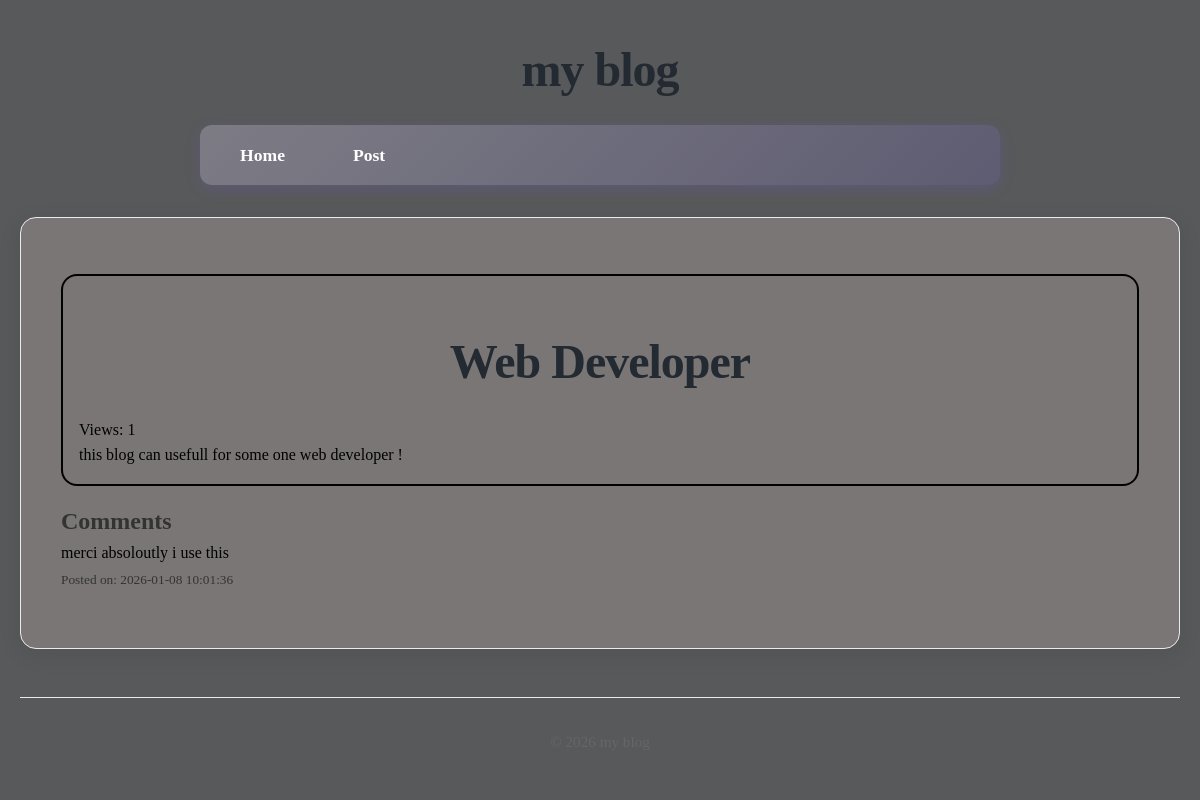
Page /post/3 on the earlier database version.
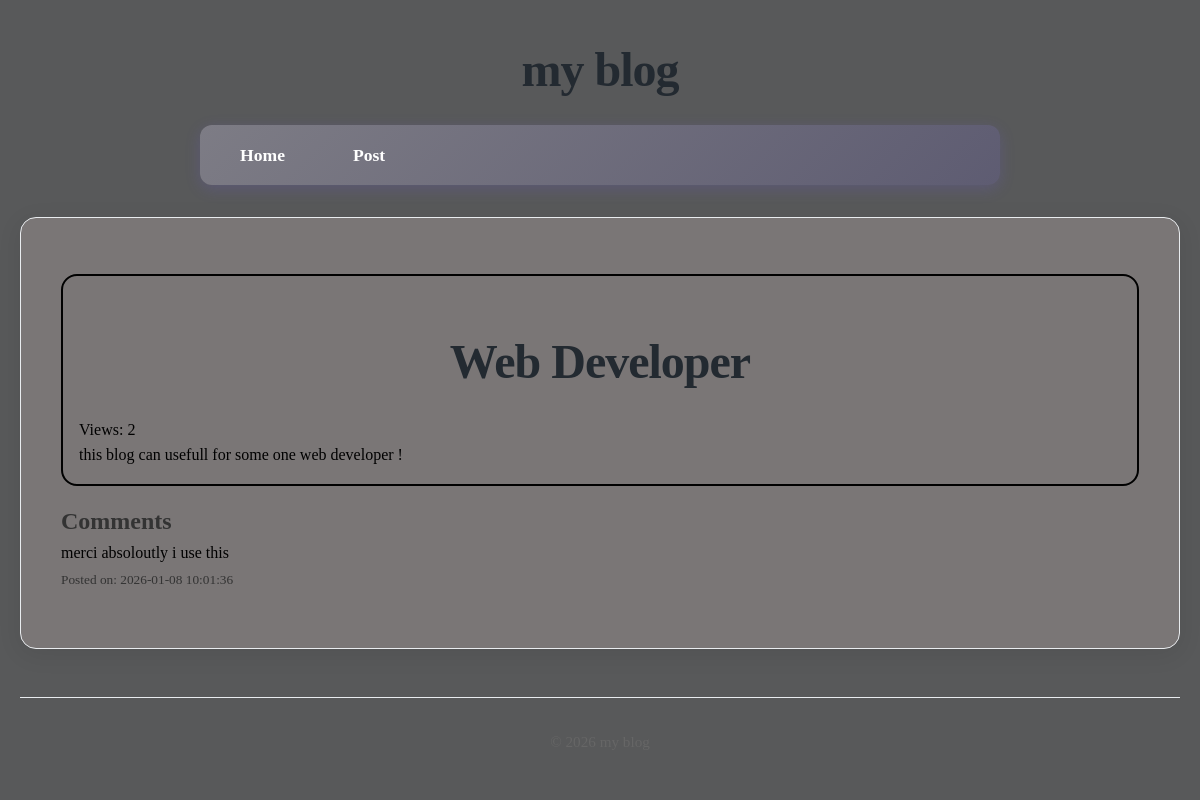
Same page on the later database version.
### tables this page shows
CREATE TABLE posts(
    id INTEGER PRIMARY KEY AUTOINCREMENT,
    title TEXT NOT NULL,
    content TEXT NOT NULL,
    views INTEGER DEFAULT 0,
    user_id INTEGER NOT NULL,
    created_at DATETIME DEFAULT CURRENT_TIMESTAMP,
    FOREIGN KEY (user_id) REFERENCES users (id)
);

CREATE TABLE comments(
    id INTEGER PRIMARY KEY AUTOINCREMENT,
    content TEXT NOT NULL,
    user_id INTEGER NOT NULL,
    post_id INTEGER NOT NULL,
    created_at DATETIME DEFAULT CURRENT_TIMESTAMP,
    FOREIGN KEY (user_id) REFERENCES users (id),
    FOREIGN KEY (post_id) REFERENCES posts (id)
);

### core/Router.php (called while the page is built, shortened)
<?php
class Router{
    protected array $routes = [];
    public function add(string $method ,string $uri ,string $controller): void{
        $this->routes[] = [
            'method' => $method,
            'uri' => $uri,
            'controller' => $controller
        ];
    }
    public function dispatch(string $uri ,string $method): string{
        $route = $this->findRoute($uri , $method);
        [$controller , $action] = explode('@' , $route['controller']);
        return $this->callAction($controller , $action , $route['params']);
    }
    protected function findRoute(string $uri , string $method): ?array{
        foreach($this->routes as $route){
            $params = $this->matchRoute($route['uri'] , $uri);
            if($params !== null && $route['method'] === $method){
                return [...$route , 'params' => $params];
            }
        }
        return null;
    }
    protected function matchRoute(string $routeUri,string $requestUri): ?array{
        $routeSegments = explode('/', trim($routeUri,'/'));
        $requestSegments = explode('/', trim($requestUri,'/'));
        if(count($routeSegments) !== count($requestSegments)){
            return null;
        }
        $params = [];
        foreach($routeSegments as $index => $routeSegment){
            if(str_starts_with($routeSegment,'{') && str_ends_with($routeSegment,'}')){
                $params[trim($routeSegment,'{}')] = $requestSegments[$index];
            }elseif($routeSegment !== $requestSegments[$index]){
                return null;
            }
        }
        return $params;
    }
    protected function callAction(string $controller,string $action,array $params): string{
        return (new $controllerClass)->$action(... $params);
    }
}

### core/App.php (called while the page is built, shortened)
<?php
class App{
    protected static $container = [];
    public static function bind(string $key, mixed $value): void{
        static::$container[$key] = $value;
    }
    public static function get(string $key): mixed{
        return static::$container[$key];
    }
}

### core/Model.php (called while the page is built, shortened)
<?php
abstract class Model{
    protected static $table;
    public static function find(mixed $id): static | null{
        $db = App::get('database');
        return $db->fetch("SELECT * FROM " . static::$table . " WHERE id = ?" , [$id] , static::class);
    }
}

### core/DataBase.php (called while the page is built, shortened)
<?php
class DataBase{
    protected $pdo;
    public function __construct(array $config){
        try {
            $dsn = $this->createDsn($config);
            $username = $config['username'] ?? null;
            $password = $config['password'] ?? null;
            $options = $config['options'] ?? null;
            $this->pdo = new PDO($dsn , $username , $password , $options);
            $this->pdo->setAttribute(PDO::ATTR_ERRMODE,PDO::ERRMODE_EXCEPTION);
        } catch (PDOException $e) {
            throw new Exception("Could not connect to the database:" . $e);
        }
    }
    protected function createDsn(array $config): string{
        $driver = $config['driver'];
        $dbname = $config['dbname'];
        return match ($driver) {
            'sqlite' => "sqlite:$dbname",
            default => throw new Exception("Unsupported database driver: $driver") ,
        };
    }
    public function query(string $sql, array $params = []): PDOStatement{
        $stmt = $this->pdo->prepare($sql);
        $stmt->execute($params);
        return $stmt;
    }
    public function fetchAll(string $sql,array $params = [], ?string $classname = null): array{
        $stmt = $this->query($sql,$params);
        return $classname ? $stmt->fetchAll(PDO::FETCH_CLASS , $classname) : $stmt->fetchAll(PDO::FETCH_ASSOC);
    }
    public function fetch(string $sql, array $params = [] , ?string $classname = null): mixed{
        $stmt = $this->query($sql,$params);
        $stmt->setFetchMode($classname ? PDO::FETCH_CLASS : PDO::FETCH_ASSOC , $classname);
        return $stmt->fetch();
    }
}

### app/Controllers/PostController.php (called while the page is built, shortened)
<?php
class PostController{
    public function show($id){
       $post = Post::find($id);
       $comments = Comment::forPost($id);
       Post::incrementViews($id);
       return View::render(
        template: 'post/show',
        layout: 'layouts/main',
        data: ['post' => $post , 'comments' => $comments]
       );
    }
}

### app/Models/Comment.php (called while the page is built, shortened)
<?php
class Comment extends Model{
    public static function forPost($postId): array{
        $db = App::get('database');
        return $db->fetchAll(
            "SELECT * FROM comments WHERE post_id = ? ORDER BY created_at DESC ",
            [$postId],
            static::class
        );
    }
}

### app/Models/Post.php (called while the page is built, shortened)
<?php
class Post extends Model{
    public static function incrementViews($id): void{
        $db = App::get('database');
        $db->query(
            "UPDATE posts SET views = views + 1 WHERE id = ?",
            [$id]
        );
    }
}

### core/View.php (called while the page is built, shortened)
<?php
class View{
    public static function render(string $template , array $data = [] , $layout = null): string{
        $content = static::renderTemplate($template, $data);
        return static::renderLayout($layout , $data, $content);
    }
    protected static function renderTemplate(string $template , array $data): string{
        extract($data);
        $path = dirname(__DIR__) . "/app/Views/$template.php";
        require $path;
        return ob_get_clean();
    }
     protected static function renderLayout(?string $template , array $data, string $content):string{
        extract([...$data , 'content' =>$content]);
        $path = dirname(__DIR__) . "/app/Views/$template.php";
        require $path;
        return ob_get_clean();
    }
}

### app/Views/post/show.php (the view)
<article class="article-blog">
    <h1 class="title-blog"><?= htmlspecialchars($post->title); ?></h1>
    <p class="view-blog">Views: <?= $post->views ?></p>
    <p class="content-blog">
        <?= nl2br(htmlspecialchars($post->content)) ?>
    </p>
</article>
<section>
    <h2>Comments</h2>
    <?php foreach($comments as $comment): ?>
        <div class="div-comment">
            <p class="p-comment">
                <?= nl2br(htmlspecialchars($comment->content)) ?>
            </p>
            <small>Posted on: <?= $comment->created_at ?></small>
        </div>
    <?php endforeach; ?>
</section>

### public/index.php (shortened to what this page needs)
<?php
$router = new Router();
$uri = parse_url($_SERVER['REQUEST_URI'])['path'];
$method = $_SERVER['REQUEST_METHOD'];
echo $router->dispatch($uri,$method);

### app/Views/layouts/main.php (shortened to what this page needs)
<!DOCTYPE html>
<html lang="en">
<head>
    <link rel="stylesheet" href="/style-main.css" />
</head>
<body>
    <h1>my blog</h1>
    <nav>
        <a href="/">Home</a>
        <a href="/../post">Post</a>
    </nav>
    <main>
        <section>
            <p><?=$content ?></p>
        </section>
    </main>
    <footer>
        <p> &copy; <?= date('Y') ?> my blog </p>
    </footer>
</body>
</html>

### public/style-main.css (style rules this page uses)
* { margin: 0; padding: 0; box-sizing: border-box; }
body { font-family: Cambria, Cochin, Georgia, Times, 'Times New Roman', serif; line-height: 1.6; color: #333; background-color: #58595a; max-width: 1200px; margin: 0 auto; padding: 0 20px; }
h1 { text-align: center; margin: 2rem 0 1rem; font-size: 3rem; color: #232a31; font-weight: 700; letter-spacing: -1px; }
h1::after { margin-left: 10px; }
nav { background: linear-gradient(135deg, #7d7c85 0%, #5e5c72 100%); padding: 1rem; border-radius: 12px; margin: 1rem auto 2rem; box-shadow: 0 4px 15px rgba(108, 92, 231, 0.2); max-width: 800px; }
nav a { color: white; text-decoration: none; font-weight: 600; padding: 0.8rem 1.5rem; margin: 0 0.5rem; border-radius: 8px; transition: all 0.3s ease; font-size: 1.1rem; }
nav a:first-child { margin-left: 0; }
main { background-color: rgb(122, 118, 118); padding: 2.5rem; border-radius: 16px; box-shadow: 0 5px 25px rgba(0, 0, 0, 0.08); margin-bottom: 3rem; min-height: 400px; border: 1px solid #e9ecef; }
footer { text-align: center; padding: 2rem; color: #666; border-top: 1px solid #e9ecef; margin-top: 2rem; font-size: 0.95rem; }
footer p { display: flex; align-items: center; justify-content: center; gap: 8px; }
article { margin-bottom: 1rem; margin-top: 1rem; padding: 1rem; border: 1px solid gray; border-radius: 1rem; transition: 300ms ease-in; }
body { animation: fadeIn 0.5s ease-out; }
a { color: #cac8df; transition: color 0.3s ease; }
main > * { transition: transform 0.2s ease; }
.div-comment { margin-bottom: 1rem; }
.p-comment { color: black; }
.article-blog { border: 2px solid black; color: black; }

Differences in the rows shown:
changed posts "Web Developer": views "1" → "2"
